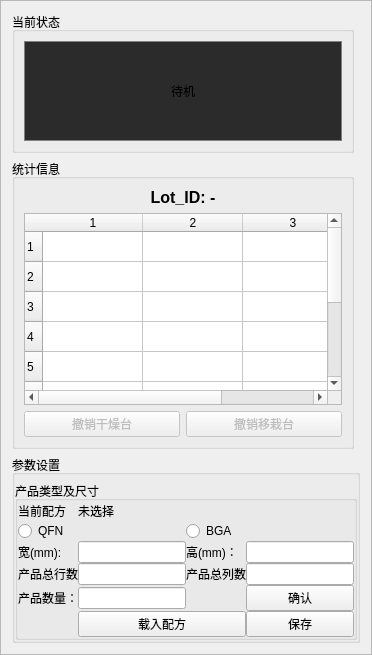
           <widget class="QFrame" name="frame">
            <property name="maximumSize">
             <size>
              <width>500</width>
              <height>16777215</height>
             </size>
            </property>
            <property name="frameShape">
             <enum>QFrame::StyledPanel</enum>
            </property>
            <property name="frameShadow">
             <enum>QFrame::Raised</enum>
            </property>
            <layout class="QGridLayout" name="gridLayout_2" rowstretch="1,6,2">
             <item row="0" column="0">
              <widget class="QGroupBox" name="groupBox_3">
               <property name="title">
                <string>当前状态</string>
               </property>
               <layout class="QVBoxLayout" name="verticalLayout_6">
                <item>
                 <widget class="QLabel" name="label_main_running_status">
                  <property name="minimumSize">
                   <size>
                    <width>0</width>
                    <height>100</height>
                   </size>
                  </property>
                  <property name="styleSheet">
                   <string notr="true">border: 1px solid gray; background-color: #2b2b2b;</string>
                  </property>
                  <property name="text">
                   <string>待机</string>
                  </property>
                  <property name="alignment">
                   <set>Qt::AlignCenter</set>
                  </property>
                 </widget>
                </item>
               </layout>
              </widget>
             </item>
             <item row="2" column="0" colspan="2">
              <widget class="QGroupBox" name="groupBox_4">
               <property name="sizePolicy">
                <sizepolicy hsizetype="Minimum" vsizetype="Preferred">
                 <horstretch>0</horstretch>
                 <verstretch>0</verstretch>
                </sizepolicy>
               </property>
               <property name="maximumSize">
                <size>
                 <width>400</width>
                 <height>16777215</height>
                </size>
               </property>
               <property name="title">
                <string>参数设置</string>
               </property>
               <layout class="QGridLayout" name="gridLayout_13" columnstretch="0,0,0,0">
                <property name="leftMargin">
                 <number>0</number>
                </property>
                <property name="topMargin">
                 <number>6</number>
                </property>
                <property name="rightMargin">
                 <number>0</number>
                </property>
                <property name="bottomMargin">
                 <number>0</number>
                </property>
                <property name="spacing">
                 <number>6</number>
                </property>
                <item row="0" column="2" colspan="2">
                 <widget class="QGroupBox" name="groupBox_10">
                  <property name="maximumSize">
                   <size>
                    <width>400</width>
                    <height>16777215</height>
                   </size>
                  </property>
                  <property name="title">
                   <string>产品类型及尺寸</string>
                  </property>
                  <layout class="QGridLayout" name="gridLayout">
                   <property name="leftMargin">
                    <number>0</number>
                   </property>
                   <property name="topMargin">
                    <number>0</number>
                   </property>
                   <property name="rightMargin">
                    <number>0</number>
                   </property>
                   <property name="bottomMargin">
                    <number>0</number>
                   </property>
                   <property name="spacing">
                    <number>0</number>
                   </property>
                   <item row="2" column="0">
                    <widget class="QLabel" name="label_5">
                     <property name="text">
                      <string>当前配方</string>
                     </property>
                    </widget>
                   </item>
                   <item row="7" column="1">
                    <widget class="QLineEdit" name="lineEdit_row_nums">
                     <property name="sizePolicy">
                      <sizepolicy hsizetype="Minimum" vsizetype="Fixed">
                       <horstretch>0</horstretch>
                       <verstretch>0</verstretch>
                      </sizepolicy>
                     </property>
                     <property name="maximumSize">
                      <size>
                       <width>1677</width>
                       <height>16777215</height>
                      </size>
                     </property>
                    </widget>
                   </item>
                   <item row="7" column="2">
                    <widget class="QLabel" name="label_7">
                     <property name="sizePolicy">
                      <sizepolicy hsizetype="Minimum" vsizetype="Minimum">
                       <horstretch>0</horstretch>
                       <verstretch>0</verstretch>
                      </sizepolicy>
                     </property>
                     <property name="text">
                      <string>产品总列数</string>
                     </property>
                    </widget>
                   </item>
                   <item row="11" column="1" colspan="2">
                    <widget class="QPushButton" name="pushButton_product_prams_load">
                     <property name="sizePolicy">
                      <sizepolicy hsizetype="Minimum" vsizetype="Fixed">
                       <horstretch>0</horstretch>
                       <verstretch>0</verstretch>
                      </sizepolicy>
                     </property>
                     <property name="text">
                      <string>载入配方</string>
                     </property>
                    </widget>
                   </item>
                   <item row="4" column="3">
                    <widget class="QLineEdit" name="lineEdit_product_size_y_mm">
                     <property name="sizePolicy">
                      <sizepolicy hsizetype="Minimum" vsizetype="Fixed">
                       <horstretch>0</horstretch>
                       <verstretch>0</verstretch>
                      </sizepolicy>
                     </property>
                     <property name="maximumSize">
                      <size>
                       <width>1677</width>
                       <height>16777215</height>
                      </size>
                     </property>
                    </widget>
                   </item>
                   <item row="4" column="2">
                    <widget class="QLabel" name="label_15">
                     <property name="sizePolicy">
                      <sizepolicy hsizetype="Minimum" vsizetype="Minimum">
                       <horstretch>0</horstretch>
                       <verstretch>0</verstretch>
                      </sizepolicy>
                     </property>
                     <property name="text">
                      <string>高(mm)：</string>
                     </property>
                    </widget>
                   </item>
                   <item row="4" column="1">
                    <widget class="QLineEdit" name="lineEdit_product_size_x_mm">
                     <property name="sizePolicy">
                      <sizepolicy hsizetype="Minimum" vsizetype="Fixed">
                       <horstretch>0</horstretch>
                       <verstretch>0</verstretch>
                      </sizepolicy>
                     </property>
                     <property name="maximumSize">
                      <size>
                       <width>1677215</width>
                       <height>16777215</height>
                      </size>
                     </property>
                    </widget>
                   </item>
                   <item row="11" column="3">
                    <widget class="QPushButton" name="pushButton_product_prams_save">
                     <property name="sizePolicy">
                      <sizepolicy hsizetype="Minimum" vsizetype="Fixed">
                       <horstretch>0</horstretch>
                       <verstretch>0</verstretch>
                      </sizepolicy>
                     </property>
                     <property name="maximumSize">
                      <size>
                       <width>1677</width>
                       <height>16777215</height>
                      </size>
                     </property>
                     <property name="text">
                      <string>保存</string>
                     </property>
                    </widget>
                   </item>
                   <item row="4" column="0">
                    <widget class="QLabel" name="label_14">
                     <property name="sizePolicy">
                      <sizepolicy hsizetype="Minimum" vsizetype="Minimum">
                       <horstretch>0</horstretch>
                       <verstretch>0</verstretch>
                      </sizepolicy>
                     </property>
                     <property name="text">
                      <string>宽(mm):</string>
                     </property>
                    </widget>
                   </item>
                   <item row="9" column="3">
                    <widget class="QPushButton" name="pushButton_confirm_params_all">
                     <property name="sizePolicy">
                      <sizepolicy hsizetype="Minimum" vsizetype="Fixed">
                       <horstretch>0</horstretch>
                       <verstretch>0</verstretch>
                      </sizepolicy>
                     </property>
                     <property name="maximumSize">
                      <size>
                       <width>1677</width>
                       <height>16777215</height>
                      </size>
                     </property>
                     <property name="text">
                      <string>确认</string>
                     </property>
                    </widget>
                   </item>
                   <item row="9" column="1">
                    <widget class="QLineEdit" name="lineEdit_product_count">
                     <property name="sizePolicy">
                      <sizepolicy hsizetype="Minimum" vsizetype="Fixed">
                       <horstretch>0</horstretch>
                       <verstretch>0</verstretch>
                      </sizepolicy>
                     </property>
                     <property name="maximumSize">
                      <size>
                       <width>1677</width>
                       <height>16777215</height>
                      </size>
                     </property>
                    </widget>
                   </item>
                   <item row="9" column="0">
                    <widget class="QLabel" name="label_21">
                     <property name="sizePolicy">
                      <sizepolicy hsizetype="Minimum" vsizetype="Minimum">
                       <horstretch>0</horstretch>
                       <verstretch>0</verstretch>
                      </sizepolicy>
                     </property>
                     <property name="text">
                      <string>产品数量：</string>
                     </property>
                     <property name="alignment">
                      <set>Qt::AlignRight|Qt::AlignTrailing|Qt::AlignVCenter</set>
                     </property>
                    </widget>
                   </item>
                   <item row="7" column="0">
                    <widget class="QLabel" name="label_3">
                     <property name="sizePolicy">
                      <sizepolicy hsizetype="Minimum" vsizetype="Minimum">
                       <horstretch>0</horstretch>
                       <verstretch>0</verstretch>
                      </sizepolicy>
                     </property>
                     <property name="text">
                      <string>产品总行数</string>
                     </property>
                    </widget>
                   </item>
                   <item row="7" column="3">
                    <widget class="QLineEdit" name="lineEdit_col_nums">
                     <property name="sizePolicy">
                      <sizepolicy hsizetype="Minimum" vsizetype="Fixed">
                       <horstretch>0</horstretch>
                       <verstretch>0</verstretch>
                      </sizepolicy>
                     </property>
                     <property name="maximumSize">
                      <size>
                       <width>1677</width>
                       <height>16777215</height>
                      </size>
                     </property>
                    </widget>
                   </item>
                   <item row="3" column="0">
                    <widget class="QRadioButton" name="radioButton_QFN_type">
                     <property name="sizePolicy">
                      <sizepolicy hsizetype="Minimum" vsizetype="Fixed">
                       <horstretch>0</horstretch>
                       <verstretch>0</verstretch>
                      </sizepolicy>
                     </property>
                     <property name="text">
                      <string>QFN</string>
                     </property>
                    </widget>
                   </item>
                   <item row="3" column="2">
                    <widget class="QRadioButton" name="radioButton_BGA_type">
                     <property name="sizePolicy">
                      <sizepolicy hsizetype="Minimum" vsizetype="Fixed">
                       <horstretch>0</horstretch>
                       <verstretch>0</verstretch>
                      </sizepolicy>
                     </property>
                     <property name="text">
                      <string>BGA</string>
                     </property>
                    </widget>
                   </item>
                   <item row="2" column="1" colspan="3">
                    <widget class="QLabel" name="label_13">
                     <property name="minimumSize">
                      <size>
                       <width>0</width>
                       <height>20</height>
                      </size>
                     </property>
                     <property name="maximumSize">
                      <size>
                       <width>16777215</width>
                       <height>20</height>
                      </size>
                     </property>
                     <property name="text">
                      <string>未选择</string>
                     </property>
                    </widget>
                   </item>
                  </layout>
                 </widget>
                </item>
               </layout>
              </widget>
             </item>
             <item row="1" column="0">
              <widget class="QGroupBox" name="groupBox_process_summary">
               <property name="title">
                <string>统计信息</string>
               </property>
               <layout class="QVBoxLayout" name="verticalLayout_statistics">
                <item>
                 <widget class="QLabel" name="label_statistics_lot_id">
                  <property name="font">
                   <font>
                    <pointsize>12</pointsize>
                    <weight>75</weight>
                    <bold>true</bold>
                   </font>
                  </property>
                  <property name="text">
                   <string>Lot_ID: -</string>
                  </property>
                  <property name="alignment">
                   <set>Qt::AlignCenter</set>
                  </property>
                 </widget>
                </item>
                <item>
                 <widget class="QTableWidget" name="tableWidget_statistics">
                  <property name="rowCount">
                   <number>10</number>
                  </property>
                  <property name="columnCount">
                   <number>3</number>
                  </property>
                  <row/>
                  <row/>
                  <row/>
                  <row/>
                  <row/>
                  <row/>
                  <row/>
                  <row/>
                  <row/>
                  <row/>
                  <column/>
                  <column/>
                  <column/>
                 </widget>
                </item>
                <item>
                 <layout class="QHBoxLayout" name="horizontalLayout_statistics_undo">
                  <item>
                   <widget class="QPushButton" name="pushButton_undo_dry">
                    <property name="enabled">
                     <bool>false</bool>
                    </property>
                    <property name="toolTip">
                     <string>仅撤销界面累计，不影响设备</string>
                    </property>
                    <property name="text">
                     <string>撤销干燥台</string>
                    </property>
                   </widget>
                  </item>
                  <item>
                   <widget class="QPushButton" name="pushButton_undo_transfer">
                    <property name="enabled">
                     <bool>false</bool>
                    </property>
                    <property name="toolTip">
                     <string>仅撤销界面累计，不影响设备</string>
                    </property>
                    <property name="text">
                     <string>撤销移栽台</string>
                    </property>
                   </widget>
                  </item>
                 </layout>
                </item>
               </layout>
              </widget>
             </item>
            </layout>
           </widget>
